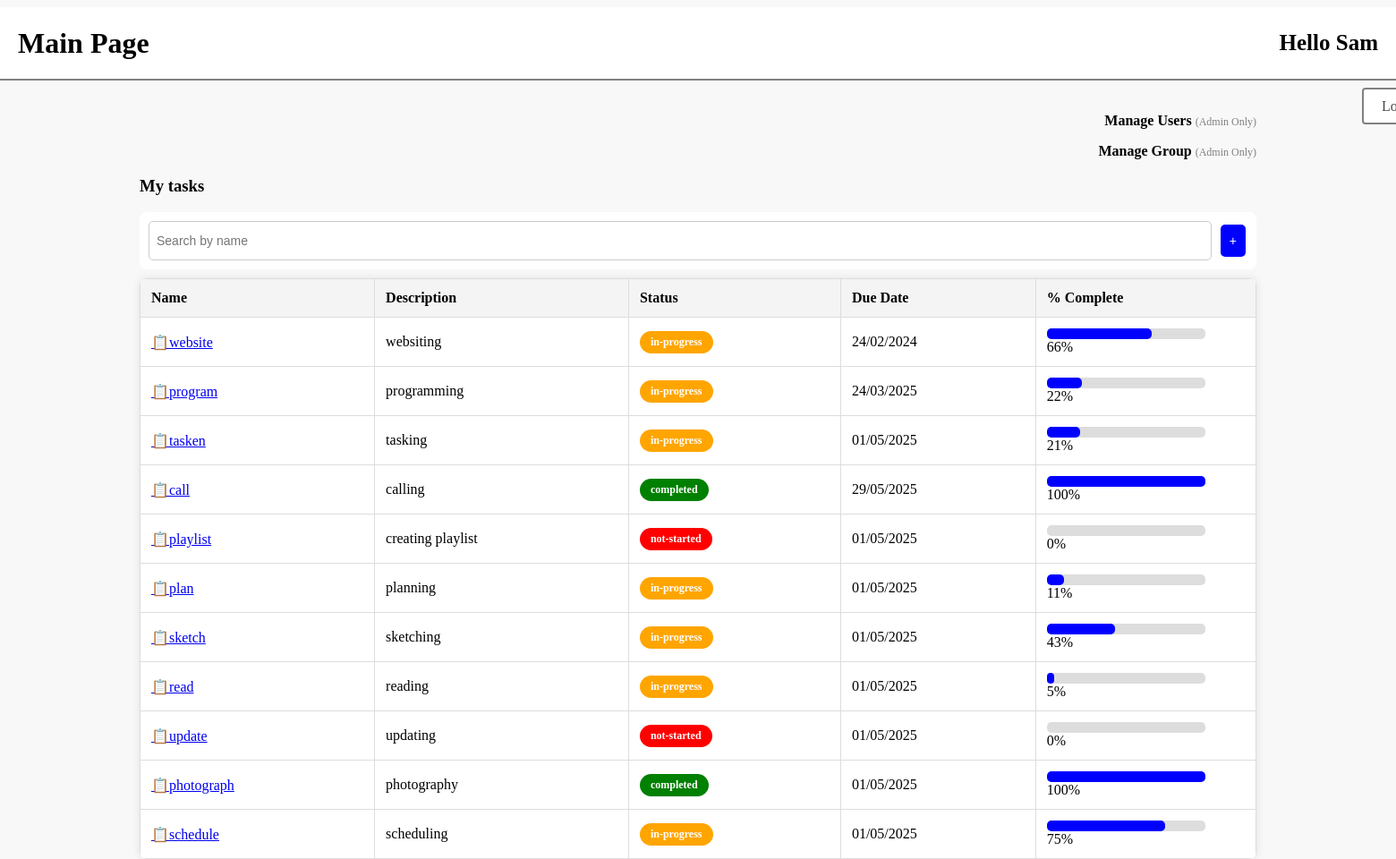
Page /mainPage.php (signed in) on the earlier database version.
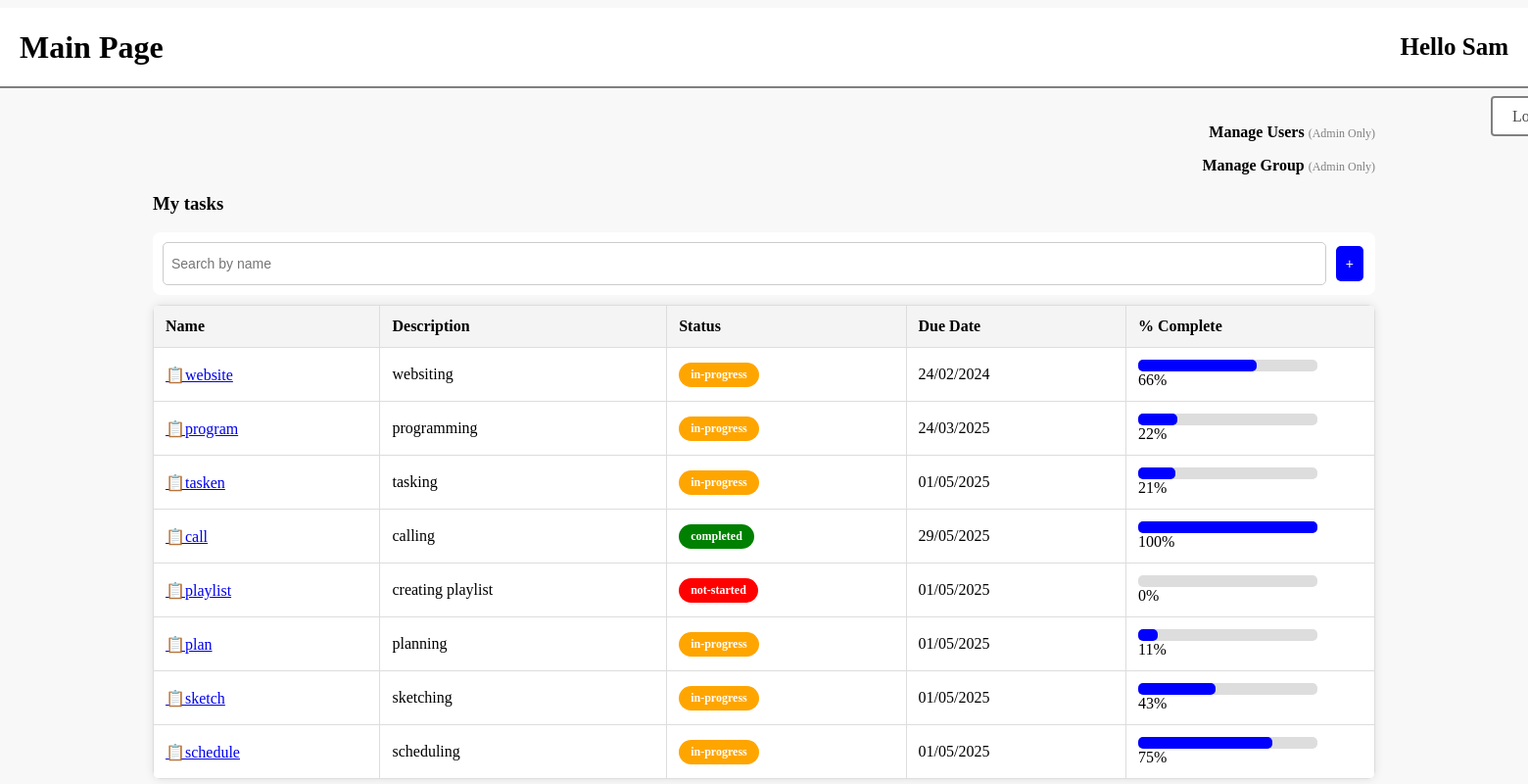
Same page on the later database version.
### tables this page shows
CREATE TABLE "Task" (
	"taskID"	INTEGER NOT NULL UNIQUE,
	"userID"	INTEGER,
	"groupID"	INTEGER,
	"taskName"	TEXT NOT NULL,
	"description"	TEXT,
	"dueDate"	TEXT NOT NULL,
	"progress"	INTEGER NOT NULL DEFAULT 0,
	PRIMARY KEY("taskID" AUTOINCREMENT),
	FOREIGN KEY("userID") REFERENCES "User"("userID"),
	FOREIGN KEY("groupID") REFERENCES "TaskGroup"("groupID")
);

### mainPage.php (the view, shortened to what this page needs)
<!DOCTYPE html>
<html lang="en">
<head>
    <link rel="stylesheet" href="mainPage.css">
</head>
<body>
    <div class="header">
        <div class="header-left">
            <h1>Main Page</h1>
        </div>
        <div class="header-right">
            <h2>Hello <?php session_start(); echo $_SESSION['firstName']; ?></h2>
        </div>
    </div>
    <div class="logout-button">
            <a href="index.php" class="button-class">Logout</a>
    </div>
    <div class="container">
<?php
if($_SESSION['groupAdmin']==1)
{
?>
        <div class="manage-users">
                <a href="manageUsersPage.php" class="admin-link">Manage Users</a>
                <span class="admin-text">(Admin Only)</span>
        </div>
        <div class="manage-group">
                <a href="manageGroupPage.php" class="admin-link">Manage Group</a>
                <span class="admin-text">(Admin Only)</span>
        </div>
<?php } ?>
        <h3>My tasks</h3>
        <div class="search-bar">
            <input type="text" id="searchInput" placeholder="Search by name" onkeyup="filterTasks()">
            <button class="add-task" onclick="window.location.href='createTaskPage.php'">+</button>
        </div>
<?php
    $db = new SQLite3('TaskManagementDB.db');
    $userID=$_SESSION['userID'];
    $select_query = "SELECT * FROM Task WHERE userID='$userID' or
                groupID in (select groupID from GroupMembers where userID='$userID')";
    $result = $db->query($select_query);
    echo "<table id='taskTable'>";
    echo "<tr>
            <th>Name</th>
            <th>Description</th>
            <th>Status</th>
            <th>Due Date</th>
            <th>% Complete</th>
        </tr>";
    while ($row = $result->fetchArray(SQLITE3_ASSOC)) {
        $taskID= $row['taskID'];
        $taskName= $row['taskName'];
        $description= $row['description'];
        $dueDate= $row['dueDate'];
        $completion= $row['progress'];
        $date = new DateTime($dueDate);
        $formattedDate=$date->format("d/m/Y");
        if($completion==0) {
            $currentStatus = "not-started";
        }
        elseif ($completion == 100) {
            $currentStatus = "completed";
        }
        else {
            $currentStatus = "in-progress";
        }
        echo "<tr>
                <td><a id=\"taskLink\" href=\"manageTaskPage.php?taskID=$taskID\">📋$taskName</td>
                <td>$description</td>
                <td><span class=\"status $currentStatus\">$currentStatus</span></td>
                <td>$formattedDate</td>
                <td>
                    <div class=\"progress-bar\">
                        <div class=\"progress\" style=\"width: $completion%;\"></div> $completion%
                    </div>
                </td>
            </tr>";
    }
    echo "</table>";
?>
</body>
</html>

Differences in the rows shown:
no longer on this page (row edited): task: taskName "read", description "reading", progress "in-progress", dueDate "01/05/2025", progress "5"
no longer on this page (row edited): task: taskName "update", description "updating", progress "not-started", dueDate "01/05/2025", progress "0"
no longer on this page (row edited): task: taskName "photograph", description "photography", progress "completed", dueDate "01/05/2025", progress "100"
